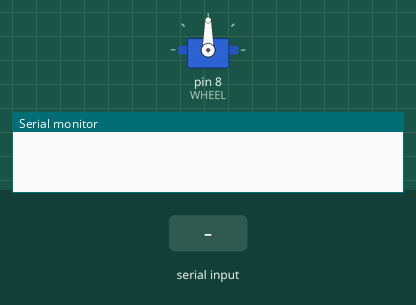
A sketch run on a simulated Arduino Uno, built with avr-gcc and run on an emulated ATmega328P. On the bench: servo, the last lines printed to the serial monitor. The test bench sets the inputs (shaded band).

Above: at 2.0 s.
2.1 s: "1" received over Serial
At 2.8 s:
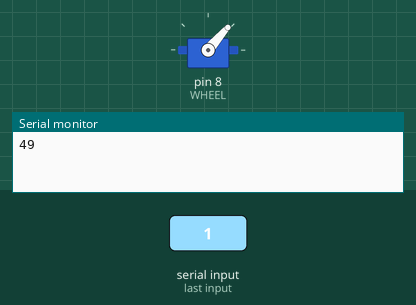
3.6 s: "0" received over Serial
At 3.9 s:
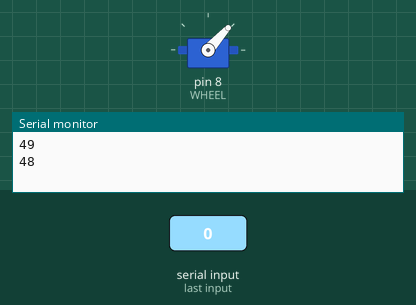
Timing chart, 0 to 6.6 s (numbered marks = the images above; inputs shaded):
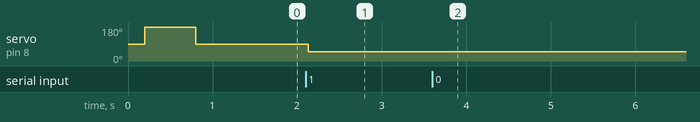

Measured:
- after the input at 2.1 s, servo on pin 8 (WHEEL): 90° → 49° at once
- after the input at 3.6 s, servo on pin 8 (WHEEL): 49° → 48° at once

The sketch:

AA_05_servo.ino
```cpp
#include <Servo.h>
#define WHEEL 8
Servo servo;
int pos;
void setup() {
  servo.attach(WHEEL);
  pos=0;

  servo.write(90);
  delay(200);
  servo.write(179);
  delay(599);
  servo.write(90);
  delay(29);
  Serial.begin(9600);
}

void loop() {
   if(Serial.available()>0)
  {
    pos=GetFromSerial();
    Serial.println(pos);
     servo.write(pos);
  }

  delay(50);
}

int GetFromSerial()
{
  while (Serial.available()<=0) {
  }
  return Serial.read();
}
```
